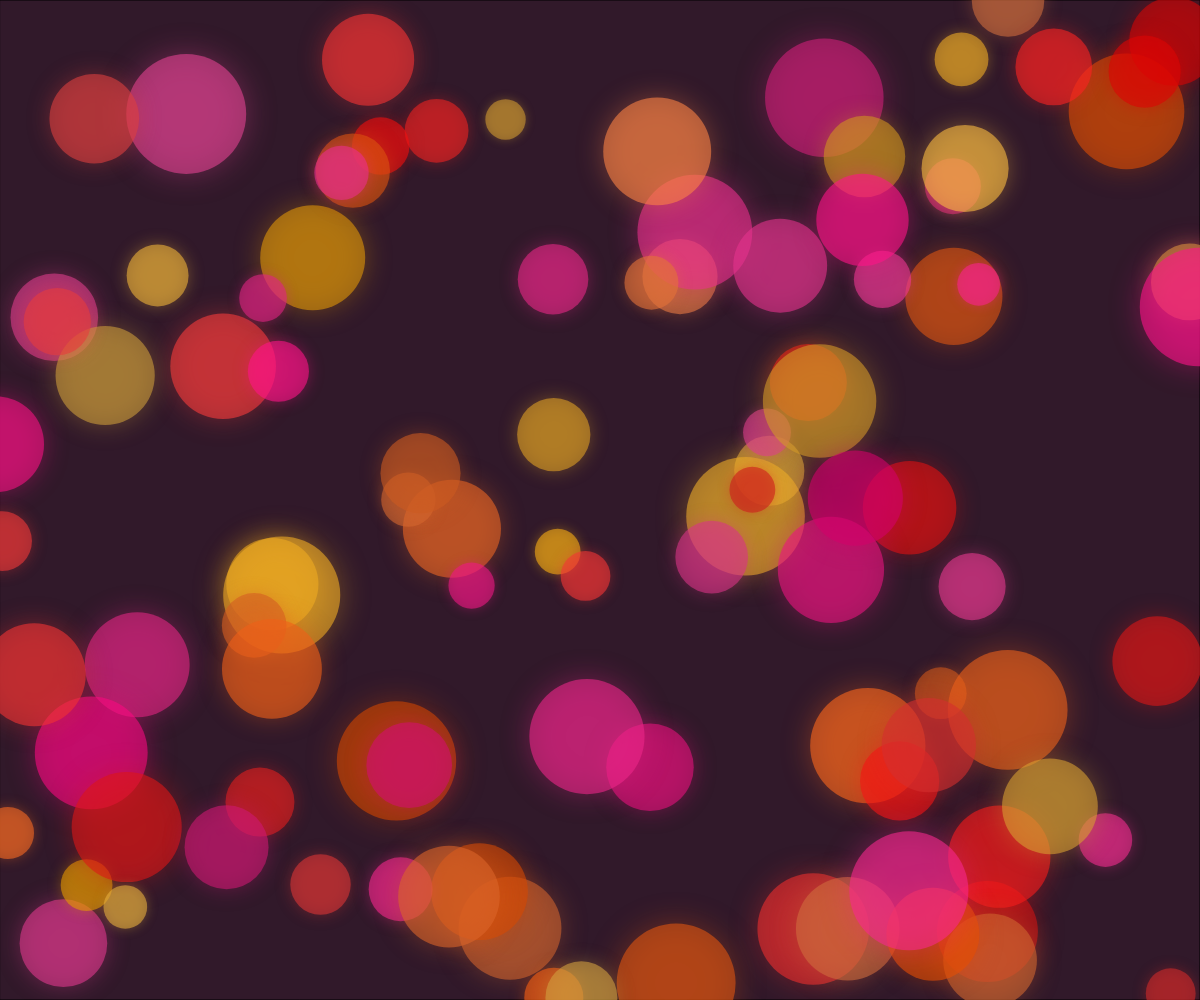
Frame 1 (no input)
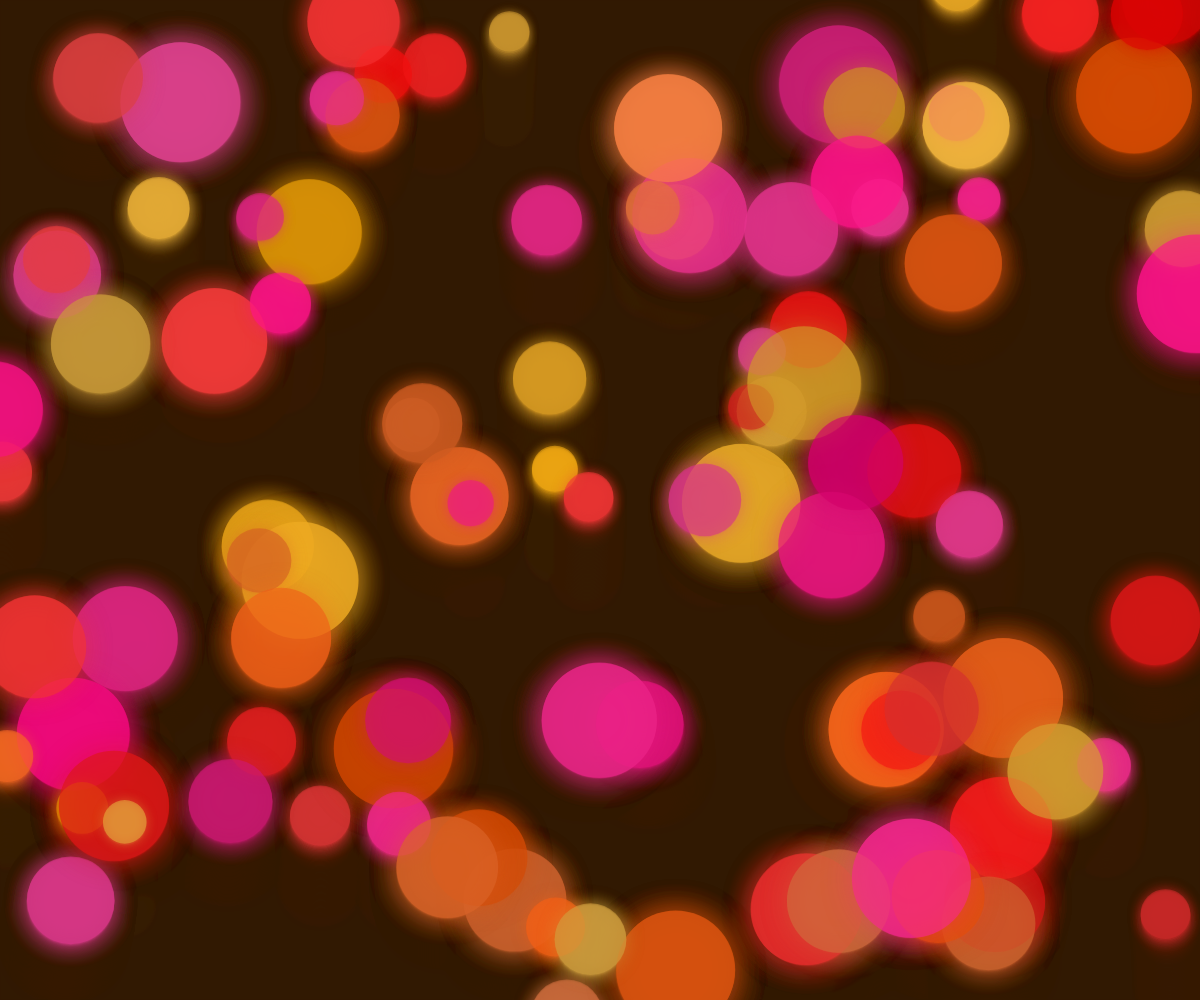
Frame 60 (no input)
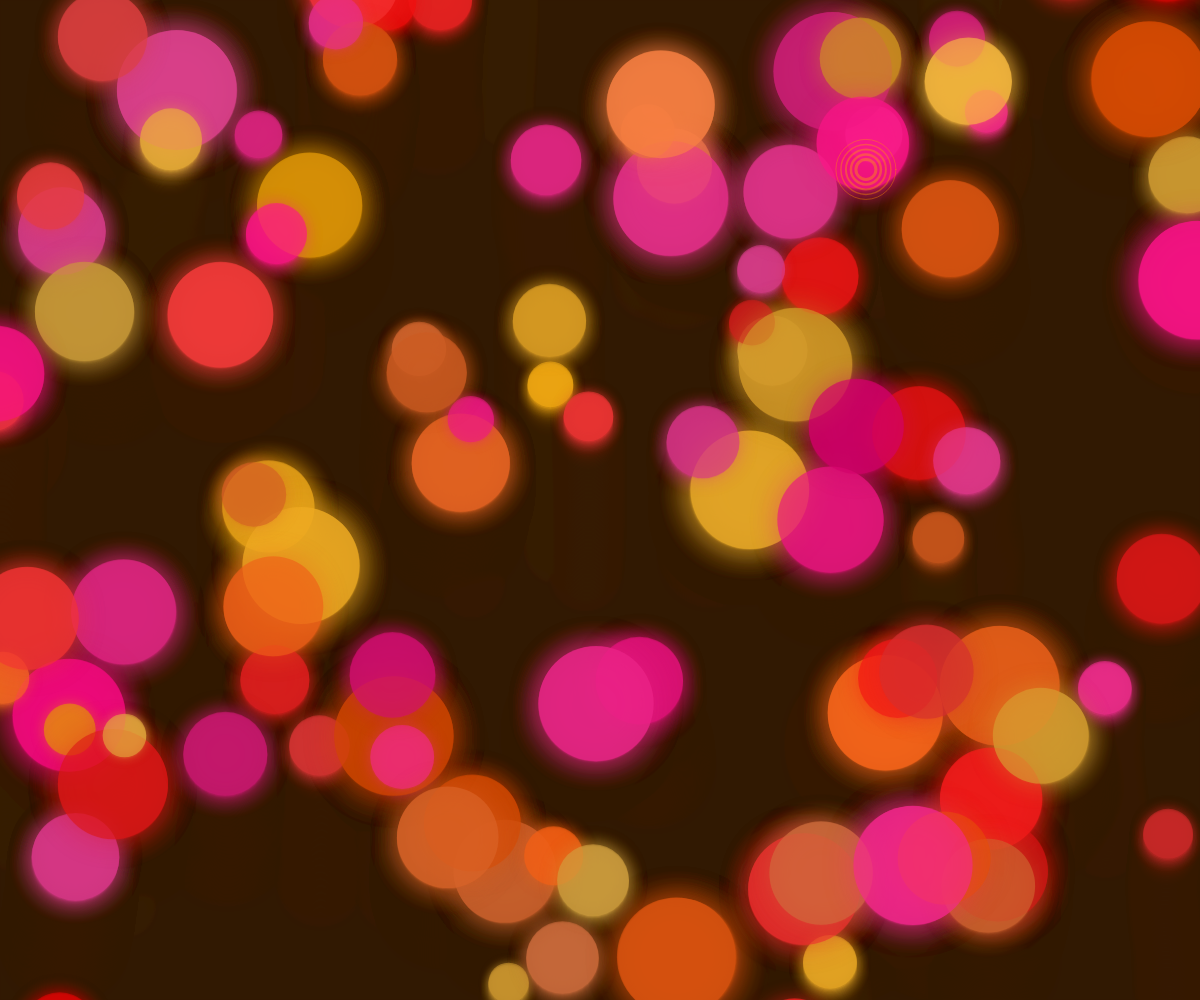
Frame 120 (the mouse pressed at the canvas centre since frame 60)

The p5.js sketch that drew these frames (run headless with seeded random() and noise() and a simulated clock; from frame 60 on, the mouse is pressed at the canvas centre):

// p5.js sketch
// ── sketch.js
let bubbles = []; // 氣泡 (取代 circles)
// 暖色調，模擬高溫和熔岩
let lavaColors = [
  "#ff5733", // 深橘紅
  "#ff8c00", // 暗橘
  "#ffa500", // 亮橙
  "#ffde00", // 金黃
  "#ff0000" // 純紅
];

let pressureWaves = []; // 壓力波 (取代 explosions)
const WAVE_DURATION = 35; // 壓力波持續幀數

function setup() {
  createCanvas(windowWidth, windowHeight);
  background("#301934"); // 深沉的背景色 (接近黑紫)
  colorMode(HSB, 360, 100, 100, 255); // 使用 HSB 顏色模式，更方便處理顏色漸變

  // 產生 100 個氣泡的資料
  for (let i = 0; i < 100; i++) {
    let r = random(40, 120);
    // 速度慢一點，增加流動感
    let speed = map(r, 40, 120, 1.5, 0.2); 
    
    // 隨機選擇基底色 (HSB 模式)
    let baseHue = random([20, 40, 0, 330]); // 紅色、橙色、黃色區域
    let baseSaturation = random(70, 100);
    let baseBrightness = random(80, 100);
    
    bubbles.push({
      startX: random(width), // 紀錄起始 X 位置
      y: random(height),
      r: r, // 半徑
      sizeScale: 1, // 用於變形
      wobbleOffset: random(1000), // 晃動的 Perlin Noise 偏移量
      speed: speed,
      hue: baseHue,
      saturation: baseSaturation,
      brightness: baseBrightness,
      isCompressed: false // 標記是否被擠壓
    });
  }
}

function draw() {
  // 緩慢清除背景，營造熱液體的拖影感
  fill(30, 100, 20, 50); // HSB: 接近黑色的深色，透明度 50
  rect(0, 0, width, height);
  
  noStroke();

  // --- 氣泡運動、繪製與碰撞 ---
  for (let b of bubbles) {
    // 1. 浮動與側向晃動
    b.y -= b.speed;
    
    // 使用 noise 函式創造自然的側向晃動 (x 座標)
    // 晃動幅度與氣泡半徑相關
    let currentX = b.startX + map(noise(b.wobbleOffset), 0, 1, -b.r / 3, b.r / 3);
    b.wobbleOffset += 0.005; // 讓晃動緩慢變化
    
    // 2. 氣泡變形 (擠壓/釋放)
    // sizeScale 接近 1 表示圓形，小於 1 表示被壓扁
    // 使用 lerp 讓變形更流暢
    if (b.isCompressed) {
      b.sizeScale = lerp(b.sizeScale, 0.8, 0.1); // 快速壓扁
    } else {
      b.sizeScale = lerp(b.sizeScale, 1.0, 0.05); // 緩慢恢復
    }
    b.isCompressed = false; // 重置壓縮標記

    // 3. 繪製氣泡 (帶有內部光暈)
    
    // 外部光暈 (使用發光效果)
    drawingContext.shadowOffsetX = 0;
    drawingContext.shadowOffsetY = 0;
    drawingContext.shadowBlur = b.r / 4; 
    drawingContext.shadowColor = color(b.hue, b.saturation, b.brightness, 150);
    
    // 內部顏色
    fill(b.hue, b.saturation, b.brightness, 150); // 高亮度、中等透明度
    ellipse(currentX, b.y, b.r * b.sizeScale, b.r / b.sizeScale); // 橢圓變形
    
    drawingContext.shadowBlur = 0; // 重置光暈

    // 4. 檢查是否進入任一壓力區域 (壓力波中心)
    for (let w of pressureWaves) {
      // 檢查氣泡中心到壓力波中心的距離
      let d = dist(currentX, b.y, w.x, w.y);
      
      // 壓力波作用的半徑 (隨時間擴大)
      let waveRadius = map(w.timer, 0, WAVE_DURATION, 0, 300); 
      let waveThickness = 50; // 壓力波厚度
      
      // 如果氣泡在壓力波的圓環範圍內，觸發變形
      if (d > waveRadius - waveThickness && d < waveRadius + waveThickness) {
        b.isCompressed = true;
        // 調整氣泡的 X 座標以模擬被波推動
        let angle = atan2(b.y - w.y, currentX - w.x); // 計算氣泡與波中心連線的角度
        currentX += cos(angle) * 0.5; // 稍微向外推動
      }
    }

    // 5. 循環 (如果飄到最上方，移到最底部)
    if (b.y < -b.r / 2) {
      b.y = height + b.r / 2;
      b.startX = random(width); // 重設起始 X 位置
    }
  }

  // --- 自動產生壓力波 ---
  // 每 120 幀（約 2 秒）自動產生一個壓力波
  if (frameCount % 120 === 0) {
    pressureWaves.push({
      x: random(width),
      y: random(height),
      timer: 0,
      color1: color(random(lavaColors)), // 外圈顏色
      color2: color(random(lavaColors)) // 內圈顏色
    });
  }

  // --- 繪製壓力波 ---
  for (let w of pressureWaves) {
    if (w.timer < WAVE_DURATION) {
      let alpha = map(w.timer, 0, WAVE_DURATION, 100, 0); // 隨時間消散
      let currentRadius = map(w.timer, 0, WAVE_DURATION, 10, 300); // 隨時間擴大
      
      // 繪製漸變圓環
      for (let i = 0; i < 5; i++) {
        let waveColor = lerpColor(w.color1, w.color2, i / 5); // 顏色在兩者間漸變
        waveColor.setAlpha(alpha);
        
        noFill();
        stroke(waveColor);
        strokeWeight(3 - i * 0.5); // 讓線條稍微變細
        
        // 疊加多個圓環，模擬厚度和漸變
        ellipse(w.x, w.y, (currentRadius + i * 5) * 2, (currentRadius + i * 5) * 2);
      }
      
      w.timer++;
    }
  }

  // 移除已結束的壓力波
  pressureWaves = pressureWaves.filter(w => w.timer < WAVE_DURATION);
}

function windowResized() {
  resizeCanvas(windowWidth, windowHeight);
  background("#301934");
}
